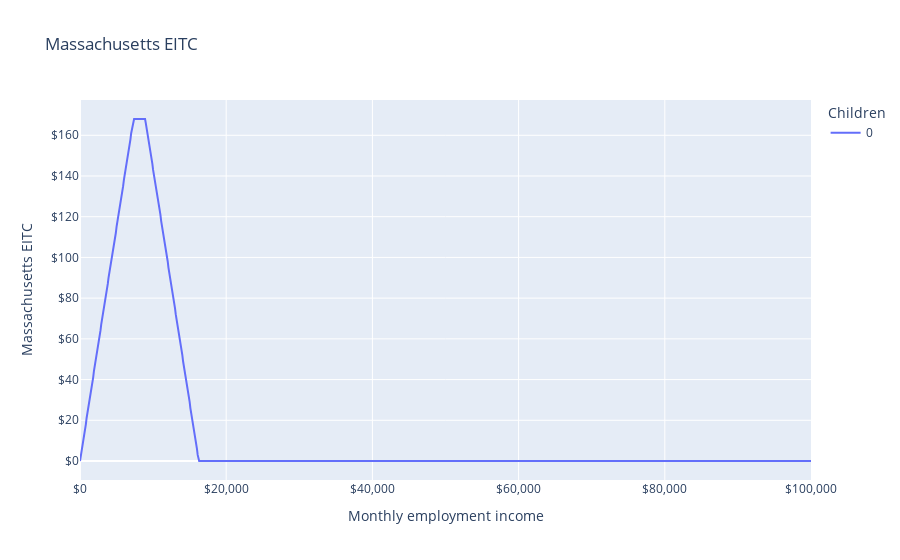

Notebook code cell kept with this figure:
### Markdown cell above
### Massachusetts EITC

Massachusetts matches 30 percent of a filer's federal Earned Income Tax Credit.

### Code cell
fig = px.line(
    df,
    "employment_income",
    "state_eitc",
    color="children",
    animation_frame="adults",
    labels=LABELS,
    title="Massachusetts EITC",
)
fig.update_layout(xaxis_tickformat="$,", yaxis_tickformat="$,")
fig.show()

### Figure 1 — Plotly figure (JSON) as saved in the notebook; plotly's stock layout.template omitted (floating-point values rounded to 4 significant figures; data arrays with more than 128 entries replaced by an {"elided": "..."} marker saying what was removed)
{"data": [{"hovertemplate": "Children=0<br>Adults=1<br>Monthly employment income=%{x}<br>Massachusetts EITC=%{y}<extra></extra>", "legendgroup": "0", "line": {"color": "#636efa", "dash": "solid"}, "marker": {"symbol": "circle"}, "mode": "lines", "name": "0", "orientation": "v", "showlegend": true, "type": "scatter", "x": {"elided": "1001 int values"}, "xaxis": "x", "y": {"elided": "1001 int values"}, "yaxis": "y"}], "layout": {"legend": {"title": {"text": "Children"}, "tracegroupgap": 0}, "title": {"text": "Massachusetts EITC"}, "xaxis": {"anchor": "y", "domain": [0, 1], "tickformat": "$,", "title": {"text": "Monthly employment income"}}, "yaxis": {"anchor": "x", "domain": [0, 1], "tickformat": "$,", "title": {"text": "Massachusetts EITC"}}}}
